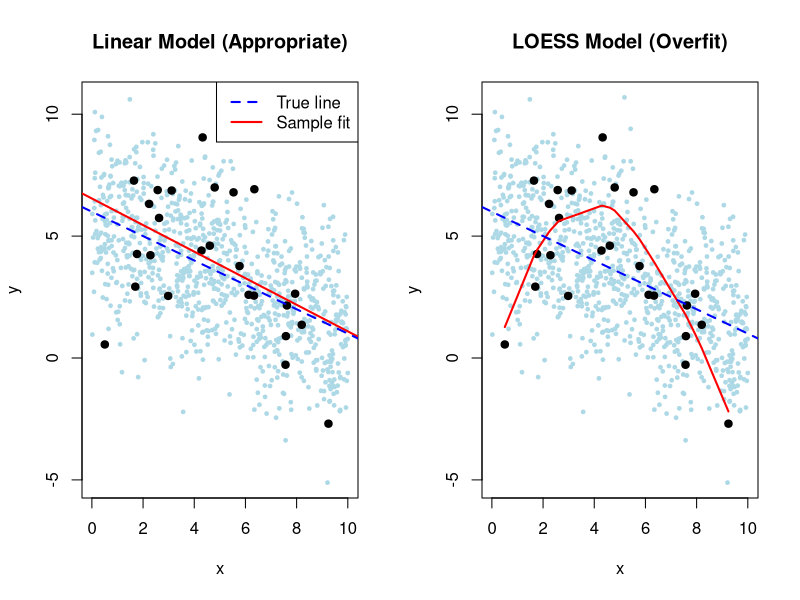
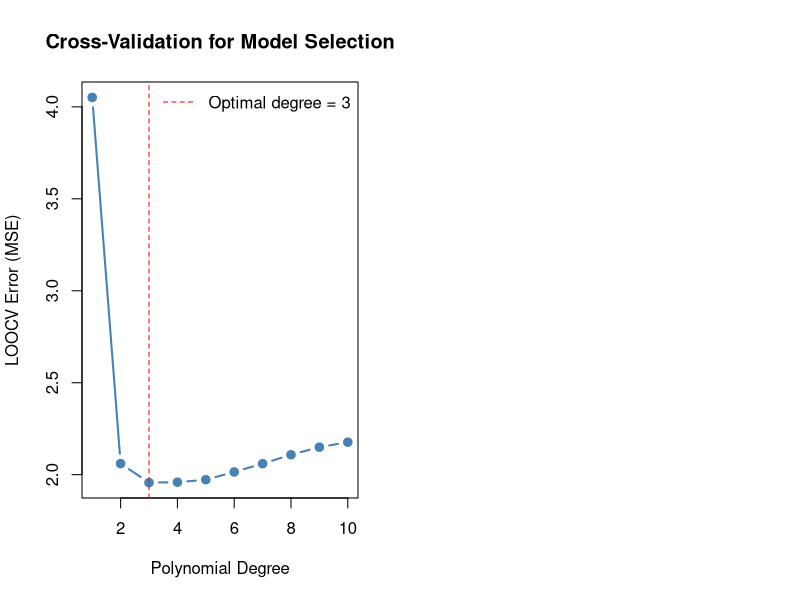
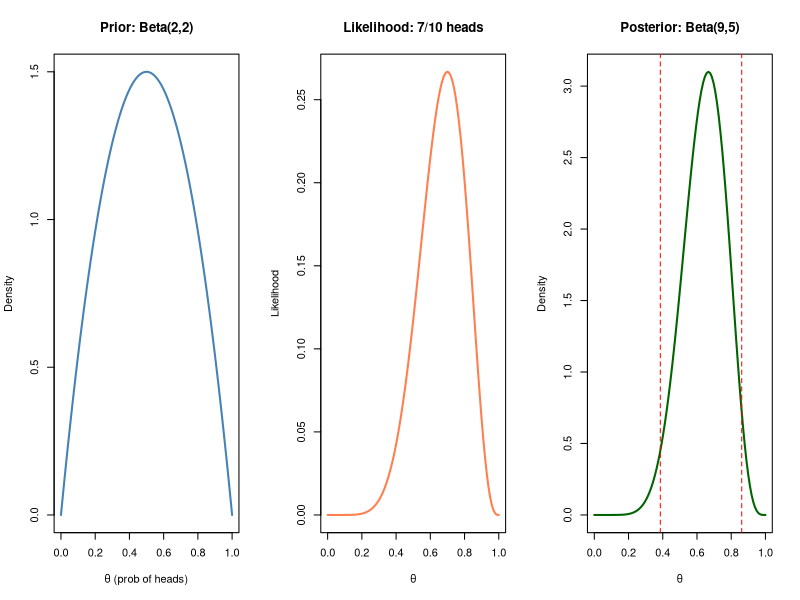
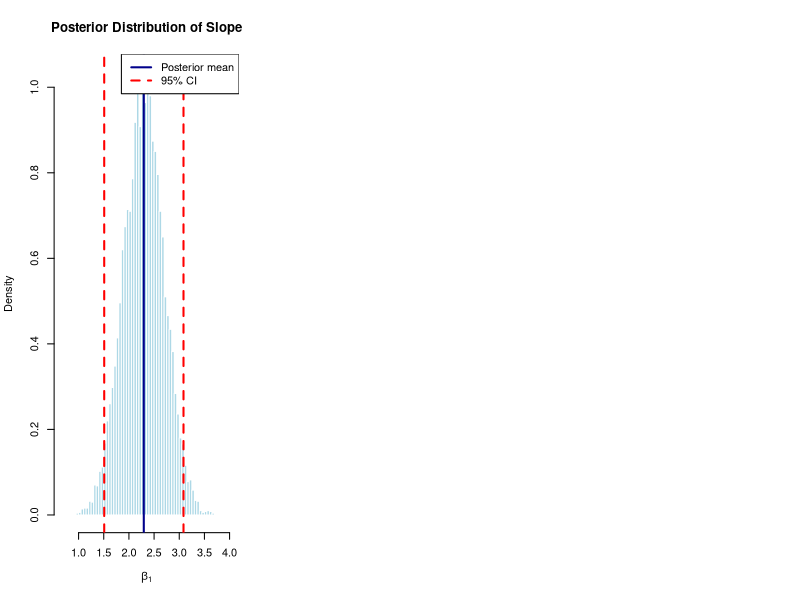
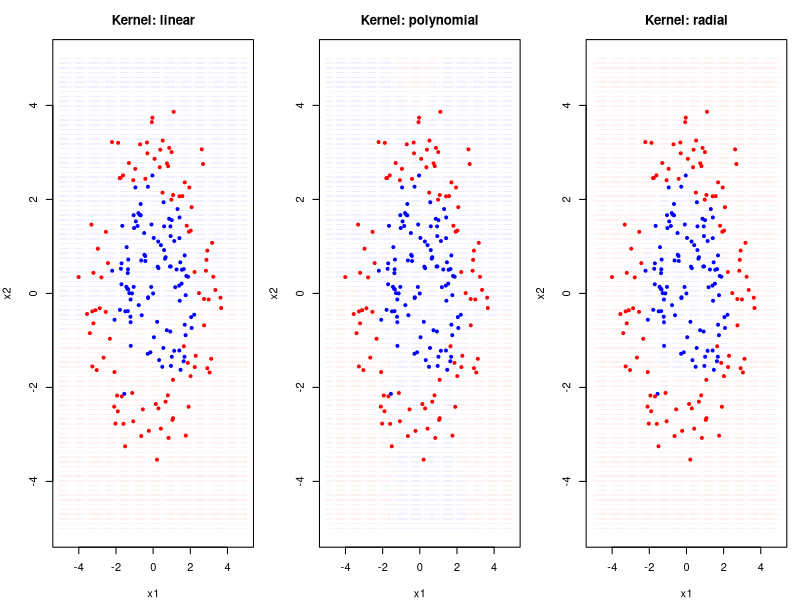
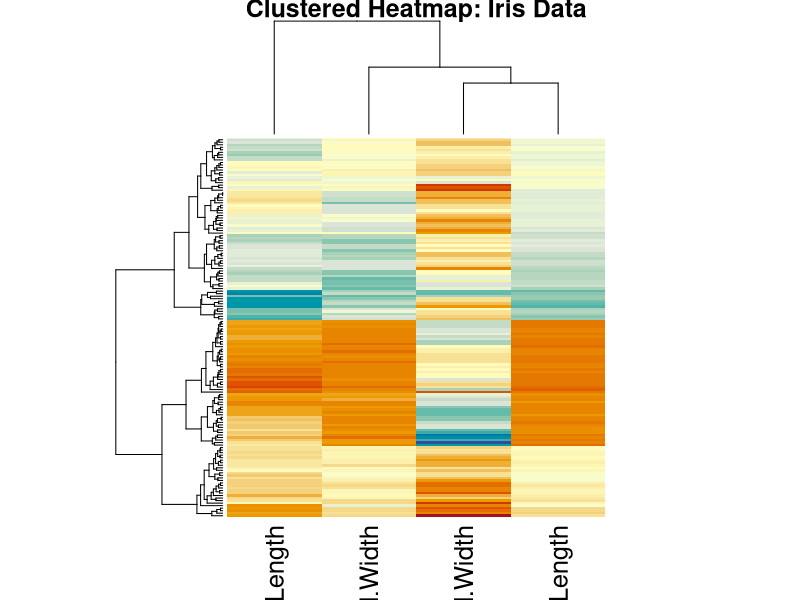
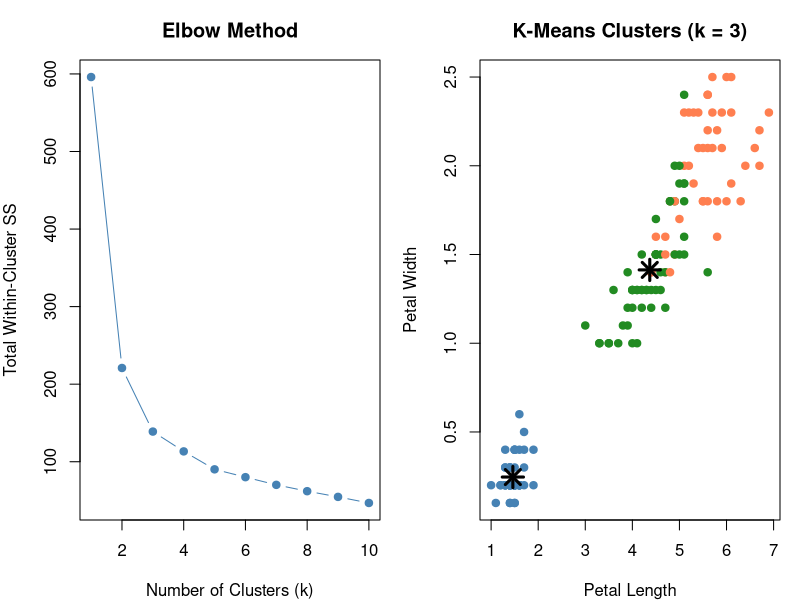

The R script that drew these images, in order:
## ---- chunk 1
#| label: setup
#| include: false

# Core data manipulation and visualization
library(tidyverse)
library(knitr)
library(readxl)

# Statistical analysis packages
library(MASS)        # LDA, robust regression
library(pwr)         # Power analysis
library(boot)        # Bootstrap methods
library(car)         # Companion to Applied Regression
library(nlme)        # Mixed effects models
library(broom)       # Tidy model output
library(emmeans)     # Estimated marginal means
library(e1071)       # SVM

# Set consistent theme for all plots
theme_set(theme_minimal(base_size = 14))

# Set seed for reproducibility
set.seed(2026)
## ---- chunk 2
#| label: overfit-demo-output
#| echo: false
#| eval: true
#| fig-width: 10
#| fig-height: 4

set.seed(1)
x_pop <- runif(1000, 0, 10)
y_pop <- 6 - 0.5 * x_pop + rnorm(1000, sd = 2)

set.seed(0)
idx <- sample(1000, 25)
x_samp <- x_pop[idx]; y_samp <- y_pop[idx]

par(mfrow = c(1, 2))

plot(x_pop, y_pop, col = "lightblue", pch = 19, cex = 0.5,
     main = "Linear Model (Appropriate)", xlab = "x", ylab = "y")
points(x_samp, y_samp, col = "black", pch = 19)
abline(lm(y_samp ~ x_samp), col = "red", lwd = 2)
abline(a = 6, b = -0.5, col = "blue", lwd = 2, lty = 2)
legend("topright", c("True line", "Sample fit"), col = c("blue", "red"), lty = c(2, 1), lwd = 2)

plot(x_pop, y_pop, col = "lightblue", pch = 19, cex = 0.5,
     main = "LOESS Model (Overfit)", xlab = "x", ylab = "y")
points(x_samp, y_samp, col = "black", pch = 19)
lines(sort(x_samp), predict(loess(y_samp ~ x_samp))[order(x_samp)], col = "red", lwd = 2)
abline(a = 6, b = -0.5, col = "blue", lwd = 2, lty = 2)
## ---- chunk 3
#| label: cv-example
#| echo: false
#| eval: true

library(boot)

set.seed(123)
n <- 100
x <- runif(n, 0, 2 * pi)
y <- sin(x) + rnorm(n, 0, 0.3)
data <- data.frame(x = x, y = y)

model <- glm(y ~ poly(x, 3), data = data)
cv_result <- cv.glm(data, model, K = 10)
cat("10-fold CV MSE:", round(cv_result$delta[1], 4))
## ---- chunk 4
#| label: cv-poly-output
#| echo: false
#| eval: true
#| fig-width: 9
#| fig-height: 5

set.seed(42)
n <- 80
x <- runif(n, 0, 6)
y <- 2 + 3*x - 0.5*x^2 + rnorm(n, 0, 1.5)
df <- data.frame(x, y)

cv_errors <- numeric(10)
for (d in 1:10) {
  cv_err <- 0
  for (i in 1:n) {
    fit <- lm(y ~ poly(x, d), data = df[-i, ])
    pred <- predict(fit, df[i, , drop = FALSE])
    cv_err <- cv_err + (df$y[i] - pred)^2
  }
  cv_errors[d] <- cv_err / n
}

plot(1:10, cv_errors, type = "b", pch = 19, col = "steelblue", lwd = 2,
     xlab = "Polynomial Degree", ylab = "LOOCV Error (MSE)",
     main = "Cross-Validation for Model Selection")
abline(v = which.min(cv_errors), lty = 2, col = "red")
legend("topright", paste("Optimal degree =", which.min(cv_errors)),
       col = "red", lty = 2, bty = "n")
## ---- chunk 5
#| label: bayes-coin-output
#| echo: false
#| eval: true
#| fig-width: 10
#| fig-height: 4

par(mfrow = c(1, 3))
theta <- seq(0, 1, length.out = 100)

plot(theta, dbeta(theta, 2, 2), type = "l", lwd = 2, col = "steelblue",
     main = "Prior: Beta(2,2)", xlab = "θ (prob of heads)", ylab = "Density")

plot(theta, dbinom(7, 10, theta), type = "l", lwd = 2, col = "coral",
     main = "Likelihood: 7/10 heads", xlab = "θ", ylab = "Likelihood")

plot(theta, dbeta(theta, 9, 5), type = "l", lwd = 2, col = "darkgreen",
     main = "Posterior: Beta(9,5)", xlab = "θ", ylab = "Density")
abline(v = qbeta(c(0.025, 0.975), 9, 5), lty = 2, col = "red")
## ---- chunk 6
#| echo: false
#| eval: true

posterior_mean <- 9 / (9 + 5)
credible_interval <- qbeta(c(0.025, 0.975), 9, 5)

cat("Posterior mean:", round(posterior_mean, 3), "\n")
cat("95% Credible Interval:", round(credible_interval, 3), "\n")
cat("\nInterpretation: There's a 95% probability the true\n")
cat("probability of heads is between", round(credible_interval[1], 2),
    "and", round(credible_interval[2], 2))
## ---- chunk 7
#| label: bayes-lm-output
#| echo: false
#| eval: true
#| fig-width: 9
#| fig-height: 4

set.seed(42)
beta1_samples <- rnorm(10000, mean = 2.3, sd = 0.4)

hist(beta1_samples, breaks = 50, col = "lightblue", border = "white",
     main = "Posterior Distribution of Slope",
     xlab = expression(beta[1]), probability = TRUE)
abline(v = quantile(beta1_samples, c(0.025, 0.975)), col = "red", lwd = 2, lty = 2)
abline(v = mean(beta1_samples), col = "darkblue", lwd = 2)
legend("topright", c("Posterior mean", "95% CI"),
       col = c("darkblue", "red"), lwd = 2, lty = c(1, 2))
## ---- chunk 8
#| label: svm-boundaries-output
#| echo: false
#| eval: true
#| fig-width: 10
#| fig-height: 4

library(e1071)
set.seed(42)
# Generate non-linearly separable data
n <- 200
r1 <- rnorm(n/2, 1.5, 0.5); t1 <- runif(n/2, 0, 2*pi)
r2 <- rnorm(n/2, 3, 0.5); t2 <- runif(n/2, 0, 2*pi)
svm_data <- data.frame(
  x1 = c(r1 * cos(t1), r2 * cos(t2)),
  x2 = c(r1 * sin(t1), r2 * sin(t2)),
  class = factor(rep(c("A", "B"), each = n/2))
)

grid <- expand.grid(
  x1 = seq(-5, 5, length.out = 100),
  x2 = seq(-5, 5, length.out = 100)
)

par(mfrow = c(1, 3), mar = c(4, 4, 3, 1))
for (kern in c("linear", "polynomial", "radial")) {
  fit <- svm(class ~ x1 + x2, data = svm_data, kernel = kern, cost = 10, gamma = 0.5)
  pred <- predict(fit, grid)
  plot(grid$x1, grid$x2, col = ifelse(pred == "A",
       rgb(0.7, 0.7, 1, 0.2), rgb(1, 0.7, 0.7, 0.2)),
       pch = 15, cex = 0.3, main = paste("Kernel:", kern),
       xlab = "x1", ylab = "x2")
  points(svm_data$x1, svm_data$x2,
         col = ifelse(svm_data$class == "A", "blue", "red"),
         pch = 19, cex = 0.6)
}
## ---- chunk 9
#| label: heatmap-output
#| echo: false
#| eval: true
#| fig-width: 8
#| fig-height: 6

# Heatmap of iris data
iris_mat <- as.matrix(iris[, 1:4])
rownames(iris_mat) <- paste0(substr(iris$Species, 1, 2), 1:150)
heatmap(iris_mat, scale = "column",
        col = hcl.colors(50, "RdYlBu"),
        main = "Clustered Heatmap: Iris Data",
        labRow = NA)
## ---- chunk 10
#| label: kmeans-output
#| echo: false
#| eval: true
#| fig-width: 10
#| fig-height: 4

iris_scaled <- scale(iris[, 1:4])
par(mfrow = c(1, 2))

# Elbow method
wss <- sapply(1:10, function(k) {
  kmeans(iris_scaled, k, nstart = 25)$tot.withinss
})
plot(1:10, wss, type = "b", pch = 19, col = "steelblue",
     xlab = "Number of Clusters (k)", ylab = "Total Within-Cluster SS",
     main = "Elbow Method")

# K-means with k = 3
km_fit <- kmeans(iris_scaled, 3, nstart = 25)
plot(iris$Petal.Length, iris$Petal.Width,
     col = c("steelblue", "coral", "forestgreen")[km_fit$cluster],
     pch = 19, xlab = "Petal Length", ylab = "Petal Width",
     main = "K-Means Clusters (k = 3)")
points(km_fit$centers[, 3:4] * attr(iris_scaled, "scaled:scale")[3:4] +
       attr(iris_scaled, "scaled:center")[3:4],
       pch = 8, cex = 2, lwd = 3)
